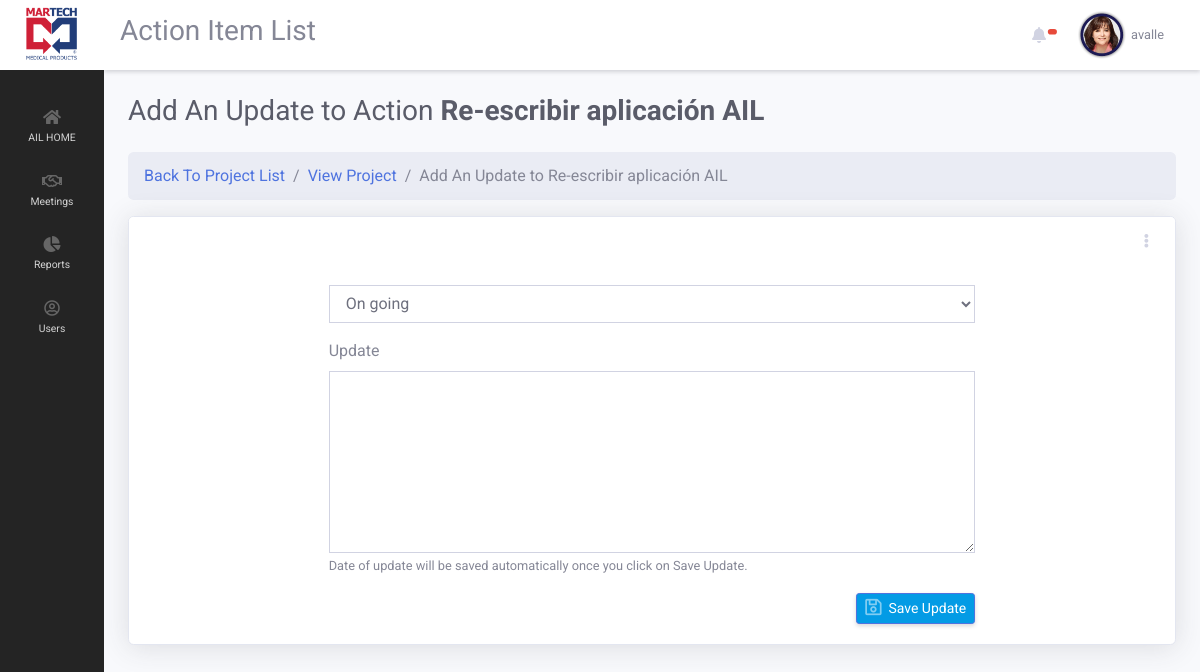
The page /ailApp/index.php?page=action_progress&action_id=3&meeting_id=5 (signed in) on the database as committed earlier.
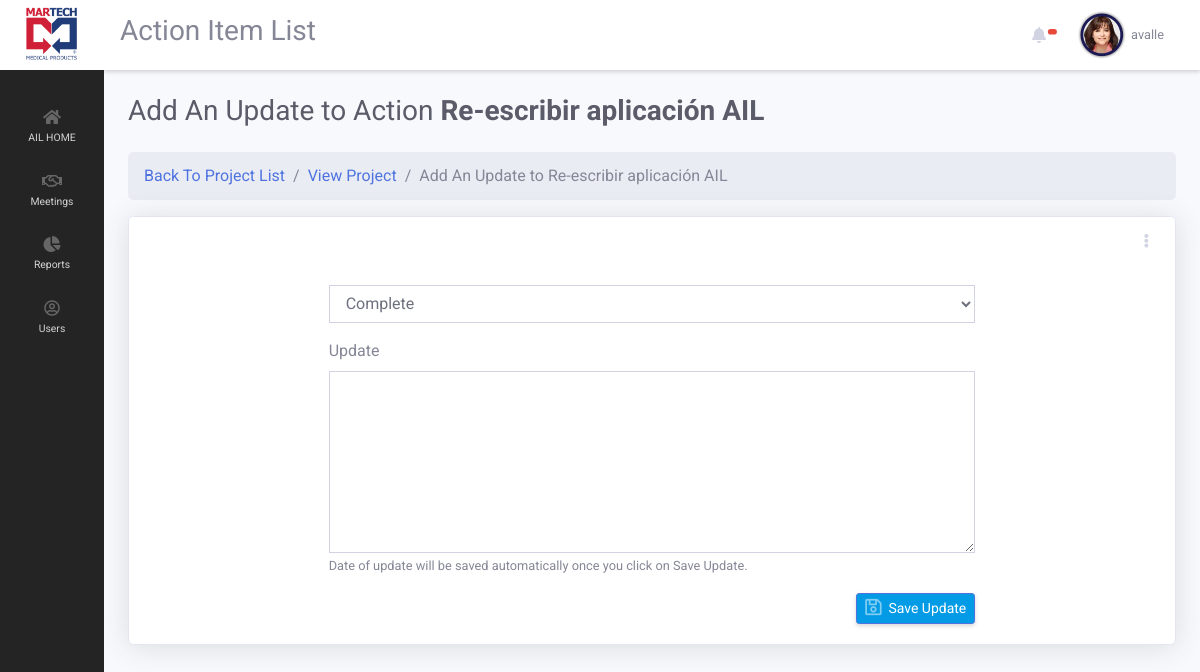
The same page on the database as committed later.
### tables this page shows
CREATE TABLE `actions` (
  `action_id` int(11) NOT NULL,
  `action_meeting_id` int(11) NOT NULL,
  `action_name` varchar(255) NOT NULL,
  `action_description` text NOT NULL,
  `action_department` int(11) NOT NULL,
  `action_promise_date` date NOT NULL,
  `action_end_date` date NOT NULL,
  `action_status` int(1) NOT NULL,
  `action_complete` int(1) NOT NULL DEFAULT 0
);

### ailApp/views/pages/actions/action_progress.php (the view, shortened to what this page needs)
<?php
$stmt = $connection->prepare("SELECT * FROM actions WHERE action_id = ?");
$stmt->bind_param("i", $_GET['action_id']);
$stmt->execute();
$result = $stmt->get_result();
$row = $result->fetch_array();
?>
<h1 class="h3 mb-4 text-gray-800">Add An Update to Action <b><?php echo " ".$row['action_name']; ?></b></h1>
<nav aria-label="breadcrumb">
  <ol class="breadcrumb">
    <li class="breadcrumb-item"><a href="index.php?page=project_list">Back To Project List</a></li>
    <li class="breadcrumb-item"><a href="index.php?page=project_view&project_id=<?php echo $row['action_project_id'] ?>">View Project</a></li>
    <li class="breadcrumb-item active" aria-current="page">Add An Update to <?php echo $row['action_name']; ?></li>
  </ol>
</nav>
<form method="POST" id="form-user" autocomplete="off" enctype="multipart/form-data">
<div class="row">
    <div class="col-lg-12 ">
        <div class="card shadow mb-4">
            <div class="card-header py-3 d-flex flex-row align-items-center justify-content-between">
                <div class="dropdown no-arrow">
                <a class="dropdown-toggle" href="#" role="button" id="dropdownMenuLink" data-toggle="dropdown" aria-haspopup="true" aria-expanded="false">
                    <i class="fas fa-ellipsis-v fa-sm fa-fw text-gray-400"></i>
                </a>
                </div>
            </div>
            <div id="profile-data" class="card-body">
                <div class="col-lg-8 offset-lg-2">
                    <div class="form-group ">
                          <select class="form-control" name="status" required>
                            <option <?php if($row['action_complete'] == 0){echo "selected";}else{echo "";} ?> value="0">On going</option>
                            <option <?php if($row['action_complete'] == 1){echo "selected";}else{echo "";} ?> value="1">Complete</option>
                          </select>
                    </div>
                    <div class="form-group">
                        <label>Update</label>
                        <textarea name="action_update" id="" class="form-control" rows="7" required></textarea>
                        <small>Date of update will be saved automatically once you click on Save Update.</small>
                    </div>
                    <div class="form-group right">
                        <button style="float: right;" id="edit_profile1" name="progress_update" type="submit" class="d-none d-sm-inline-block btn btn-sm btn-primary shadow-sm ">
                            <i class="far fa-save fa-lg text-white-50"></i>&nbsp;&nbsp;Save Update
                        </button>
                    </div>
                </div>
            </div>
        </div>
    </div>
</div>
</form>

Rows that differ between the two databases and show on the page:
changed actions "Re-escribir aplicación AIL": status "On going" → "Complete"
